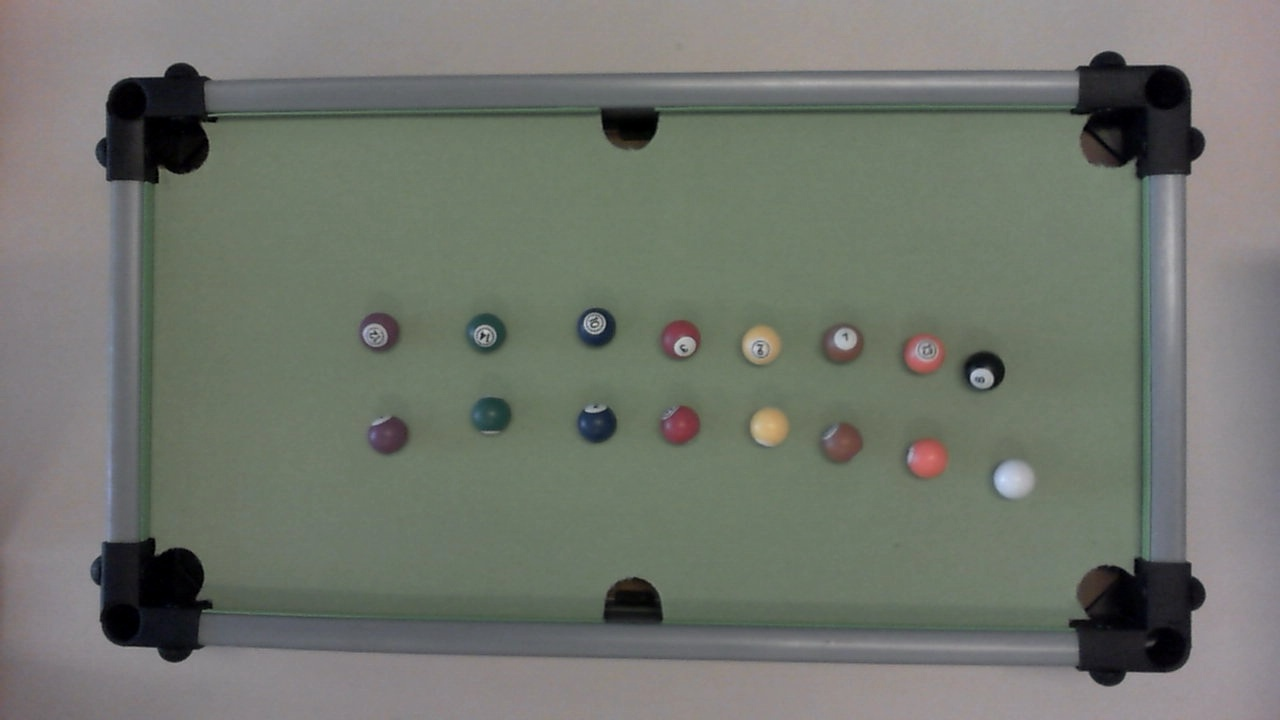
#> input picture captured_frame_0.jpg, 1280 x 720 px
$ python -i detect_board.py   (imports and definitions only)
#> lines starting #> are read from the running program, lines starting #| are printed output that depends on the picture; after the words box and inside, x2 and y2 are one past the last pixel; in counts of white or black regions, pixels touching at a corner belong together
#> further down, picture is the input picture: shape (720, 1280, 3); mean B, G, R 109.4, 117.7, 113.5
import cv2
import numpy as np
import matplotlib.pyplot as plt
from detect_balls import detect_pool_balls


def detect_board(frame, debug=False):
    """
    Detect the board contour from a frame using LAB color space and adaptive thresholding.
    Returns:
        Largest contour and a binary mask of the board.
    """
#> called with debug = False
    # Convert the image to LAB color space and normalize the A channel
    lab_image = cv2.cvtColor(frame, cv2.COLOR_BGR2LAB)
#> lab_image: shape (720, 1280, 3); mean of channels 0, 1, 2 124.3, 124.8, 132.1
    L, A, B = cv2.split(lab_image)
    A_normalized = cv2.normalize(A, None, 0, 255, cv2.NORM_MINMAX)
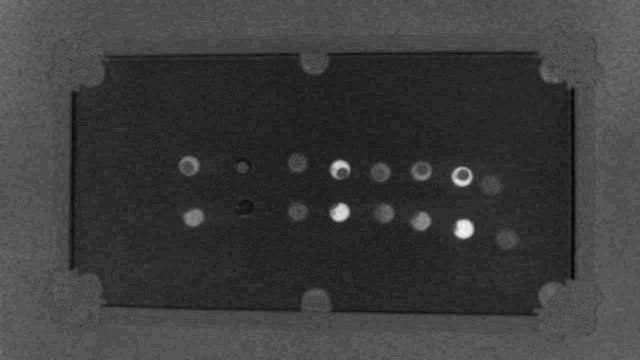
#> A_normalized: shape (720, 1280) (shown at 1/2 size); min 0, max 255, mean 60.7

    if debug:
        cv2.imshow("Normalized A Channel", A_normalized)
        cv2.waitKey(0)

    # Compute histogram and determine adaptive threshold
    threshold = 70
    hist, bins = np.histogram(A_normalized.flatten(), bins=256, range=(0, 255))
#> hist = 256 values, max 162044 at index 40, min 0 at index 1, mean 3600; bins = 257 values from 0 to 255
    max_x = np.argmax(hist[:threshold])
#> max_x = 40
    threshold_x = 25
    binary_mask = np.where((A_normalized >= (max_x - threshold_x)) &
                           (A_normalized <= (max_x + threshold_x)),
                           255, 0).astype(np.uint8)
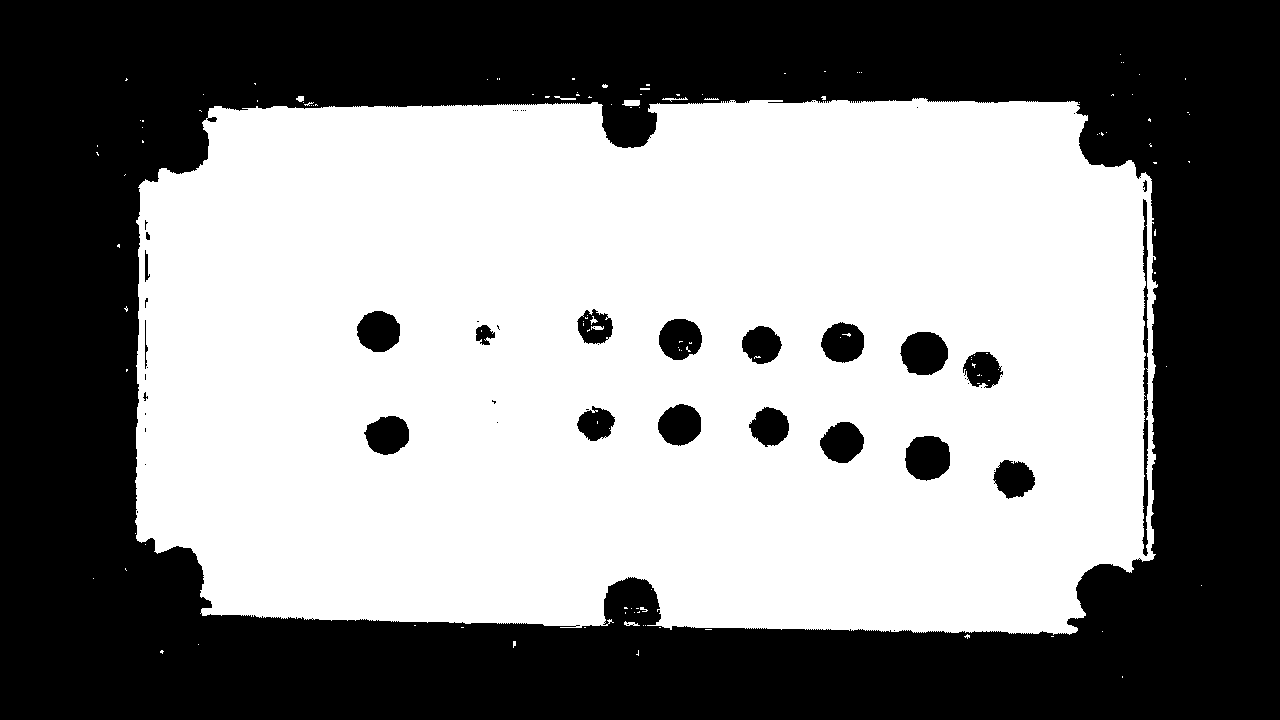
#> binary_mask: shape (720, 1280); 53% white; 54 black regions (32 under 20 px)

    if debug:
        plt.plot(hist)
        plt.show()
        cv2.imshow("Binary Mask", binary_mask)
        cv2.waitKey(0)

    # Find contours and extract the largest one (assumed to be the table)
    contours, _ = cv2.findContours(binary_mask, cv2.RETR_EXTERNAL, cv2.CHAIN_APPROX_SIMPLE)
#> contours = 100 contours, 96 with area under 20; largest, box (x1, y1, x2, y2) and area: (135, 98, 1158, 635) 505134, (622, 100, 640, 106) 74, (624, 621, 640, 626) 30, (296, 96, 304, 102) 26

    if not contours:
        if debug:
            print("No contours found.")
        return None, None

    largest_contour = max(contours, key=cv2.contourArea)
#> largest_contour = contour of 1716 points, box (x1, y1, x2, y2) (135, 98, 1158, 635), area 505134

    # Create a black image to draw the detected board
    black_image = np.zeros_like(frame)
    cv2.drawContours(black_image, [largest_contour], -1, (0, 255, 0), 2)
    if debug:
        plt.show()
        cv2.imshow("Binary Mask with contours", black_image)
        cv2.waitKey(0)

    def rgb_to_cmyk(image):
        """
        Convert an RGB image to CMYK format
        :param image: Input image in RGB
        :return: CMYK image
        """
        # Normalize the image to [0, 1]
        image = image / 255.0

        # Get RGB channels
        R, G, B = image[:,:,0], image[:,:,1], image[:,:,2]

        # Compute CMY channels
        C = 1 - R
        M = 1 - G
        Y = 1 - B

        # Compute the K channel
        K = np.minimum(C, np.minimum(M, Y))

        # Avoid division by zero for the non-K channels
        C = (C - K) / (1 - K + 1e-5)
        M = (M - K) / (1 - K + 1e-5)
        Y = (Y - K) / (1 - K + 1e-5)

        # Stack the CMYK channels
        cmyk = np.dstack((C, M, Y, K))

        return cmyk


    # Convert RGB to CMYK
    img_cmyk = rgb_to_cmyk(frame)
    c, m, y, k = cv2.split(img_cmyk)
    new = np.where(k < 0.7, 1, 0)
#> new: shape (720, 1280) int64; values 0 (black) and 1 (white), 93.8% white; 77 black regions (59 under 20 px), largest, box (x1, y1, x2, y2) and area: (1068, 556, 1205, 686) 12586, (1044, 52, 1205, 181) 12049, (92, 536, 244, 662) 10757
    G = black_image[:,:,1]
#> G: shape (720, 1280); 1.3% white; 1 white region, box (x1, y1, x2, y2) and area: (134, 97, 1159, 636) 11752
    no_holes = G*new
#> no_holes: shape (720, 1280) int64; 1.1% white; 39 white regions (24 under 20 px), largest, box (x1, y1, x2, y2) and area: (648, 97, 1078, 107) 1584, (647, 624, 1076, 636) 1527, (208, 101, 604, 113) 1412


    #make no holes as cv2 image
    no_holes = np.where(no_holes > 0, 255, 0).astype(np.uint8)
    # [6 lines of commented-out code are left out]
    lines = cv2.HoughLines(no_holes, 1, np.pi / 180, 200)
#> lines = [[614, 1.59], [114, 1.55], [103, 1.57], [1152, 0], [144, 0.0175], [605, 1.61], [138, 0], [-1146, 3.12], [628, 1.57], [1159, 0.0175], [600, 1.61], [85, 1.59]]
    if lines is not None:
        for line in lines:
            rho, theta = line[0]
            a = np.cos(theta)
            b = np.sin(theta)
            x0 = a * rho
            y0 = b * rho
            x1 = int(x0 + 1000 * (-b))
            y1 = int(y0 + 1000 * (a))
            x2 = int(x0 - 1000 * (-b))
            y2 = int(y0 - 1000 * (a))
            cv2.line(black_image, (x1, y1), (x2, y2), (0, 0, 255), 2)
#> this loop made 12 passes
#> (rho, theta, a, b, x0, y0, x1, y1) on passes 1 to 8: (614, 1.59, -0.0175, 1, -10.72, 613.9, -1010, 596), (114, 1.55, 0.0175, 1, 1.99, 114, -997, 131), (103, 1.57, -4.37e-08, 1, -4.5e-06, 103, -1000, 102), (1152, 0, 1, 0, 1152, 0, 1152, 1000), (144, 0.0175, 1, 0.0175, 144, 2.51, 126, 1002), (605, 1.61, -0.0349, 0.999, -21.11, 604.6, -1020, 569), (138, 0, 1, 0, 138, 0, 138, 1000), (-1146, 3.12, -1, 0.0175, 1145.8, -20, 1128, -1019)

    no_holes = np.where(black_image > 0, 255, 0).astype(np.uint8)


    # split no holes to red and green colors
    red = no_holes[:,:,2]
#> red: shape (720, 1280); 3% white; 2 white regions, box (x1, y1, x2, y2) and area: (0, 0, 1003, 720) 21960, (1144, 0, 1161, 720) 5517
    green = no_holes[:,:,1]
#> green: shape (720, 1280); 0.5% white; 69 white regions (48 under 20 px), largest, box (x1, y1, x2, y2) and area: (990, 557, 1148, 636) 904, (999, 100, 1147, 181) 807, (597, 105, 704, 150) 504

    # [7 lines of commented-out code are left out]
    vertical_lines = []
    horizontal_lines = []
    for line in lines:
        rho, theta = line[0]
        # Nearly vertical: theta near 0 or pi
        if theta < np.pi / 4 or theta > 3 * np.pi / 4:
            vertical_lines.append((rho, theta))
        else:
            horizontal_lines.append((rho, theta))
#> this loop made 12 passes
#> after the loop, horizontal_lines = [(614, 1.59), (114, 1.55), (103, 1.57), (605, 1.61), (628, 1.57), (600, 1.61), (85, 1.59)]; vertical_lines = [(1152, 0), (144, 0.0175), (138, 0), (-1146, 3.12), (1159, 0.0175)]

    # For vertical lines, compute x-intercepts (for y = 0) and split into left/right using the median
    vertical_lines_with_x = [(rho, theta, rho/np.cos(theta)) for (rho, theta) in vertical_lines if np.cos(theta) != 0]
#> vertical_lines_with_x = [(1152, 0, 1152), (144, 0.0175, 144), (138, 0, 138), (-1146, 3.12, 1146.2), (1159, 0.0175, 1159.2)]
    if vertical_lines_with_x:
        x_intercepts = [x for (_, _, x) in vertical_lines_with_x]
#> x_intercepts = [1152, 144, 138, 1146.2, 1159.2]
        median_x = np.median(x_intercepts)
#> median_x = 1146.2
        left_lines = [(rho, theta) for (rho, theta, x) in vertical_lines_with_x if x < median_x]
#> left_lines = [(144, 0.0175), (138, 0)]
        right_lines = [(rho, theta) for (rho, theta, x) in vertical_lines_with_x if x >= median_x]
#> right_lines = [(1152, 0), (-1146, 3.12), (1159, 0.0175)]
    else:
        left_lines, right_lines = [], []

    # For horizontal lines, compute y-intercepts (for x = 0) and split into top/bottom using the median
    horizontal_lines_with_y = [(rho, theta, rho/np.sin(theta)) for (rho, theta) in horizontal_lines if np.sin(theta) != 0]
#> horizontal_lines_with_y = [(614, 1.59, 614.1), (114, 1.55, 114), (103, 1.57, 103), (605, 1.61, 605.4), (628, 1.57, 628), (600, 1.61, 600.4), (85, 1.59, 85.01)]
    if horizontal_lines_with_y:
        y_intercepts = [y for (_, _, y) in horizontal_lines_with_y]
#> y_intercepts = [614.1, 114, 103, 605.4, 628, 600.4, 85.01]
        median_y = np.median(y_intercepts)
#> median_y = 600.4
        top_lines = [(rho, theta) for (rho, theta, y) in horizontal_lines_with_y if y < median_y]
#> top_lines = [(114, 1.55), (103, 1.57), (85, 1.59)]
        bottom_lines = [(rho, theta) for (rho, theta, y) in horizontal_lines_with_y if y >= median_y]
#> bottom_lines = [(614, 1.59), (605, 1.61), (628, 1.57), (600, 1.61)]
    else:
        top_lines, bottom_lines = [], []

    # make mask for the table perimeter
    binary_mask_perimeter = np.zeros_like(frame)
    # draw only 4 lines
    for line in left_lines[:1] + right_lines[:1] + top_lines[:1] + bottom_lines[:1]:
        rho, theta = line
        a = np.cos(theta)
        b = np.sin(theta)
        x0 = a * rho
        y0 = b * rho
        x1 = int(x0 + 1000 * (-b))
        y1 = int(y0 + 1000 * (a))
        x2 = int(x0 - 1000 * (-b))
        y2 = int(y0 - 1000 * (a))
        cv2.line(binary_mask_perimeter, (x1, y1), (x2, y2), (255, 255, 255), 2)
#> this loop made 4 passes
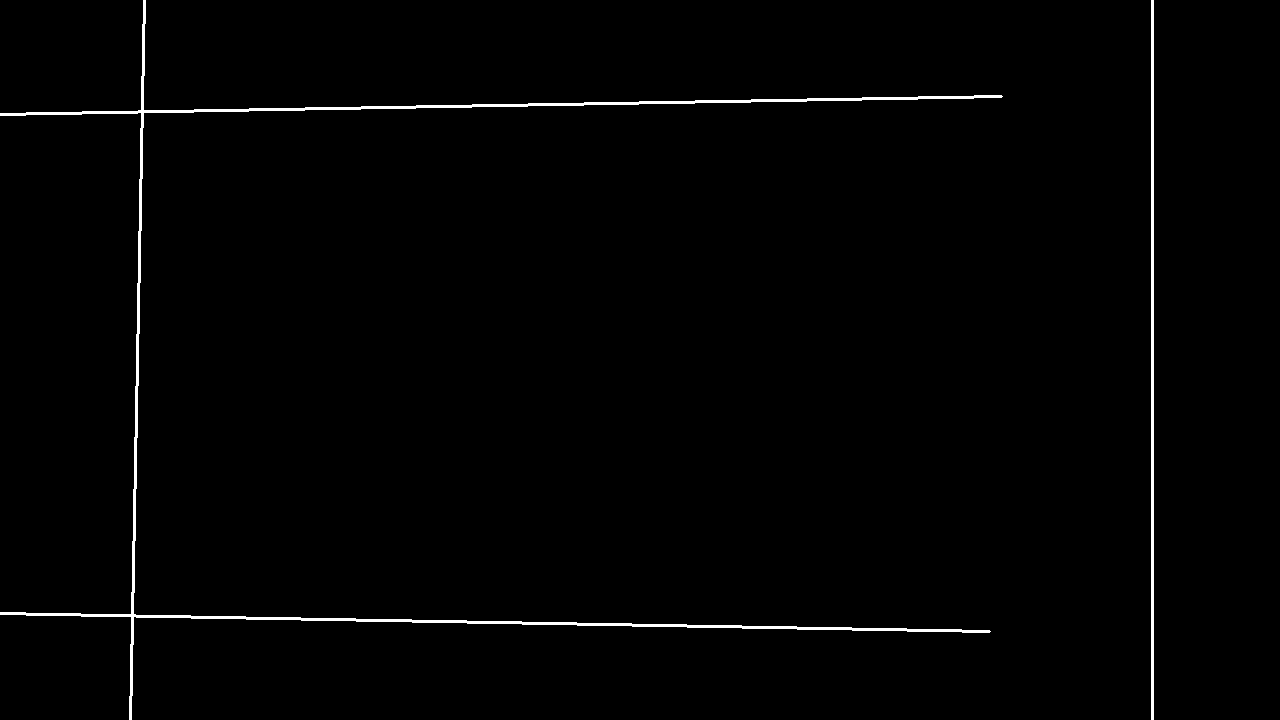
#> binary_mask_perimeter: shape (720, 1280, 3); 1.1% white; 2 white regions

    #cv2.imshow("binary_mask_perimeter", binary_mask_perimeter)
    #cv2.waitKey(0)
    #cv2.destroyAllWindows()

    # take green , and find 4 corners of the table
    green = np.where(green > 0, 255, 0).astype(np.uint8)
    contours, _ = cv2.findContours(green, cv2.RETR_EXTERNAL, cv2.CHAIN_APPROX_SIMPLE)
#> contours = 69 contours, 60 with area under 20; largest, box (x1, y1, x2, y2) and area: (990, 557, 1148, 636) 664, (999, 100, 1147, 181) 587, (142, 112, 211, 185) 354, (140, 536, 214, 606) 350, (602, 575, 663, 622) 330
    if not contours:
        raise ValueError("No contours found in green segmentation.")
    # take 4 largest contours, and make hole mask
    largest_contours = sorted(contours, key=cv2.contourArea, reverse=True)[:6]
#> largest_contours = 6 contours; box (x1, y1, x2, y2) and area: (990, 557, 1148, 636) 664, (999, 100, 1147, 181) 587, (142, 112, 211, 185) 354, (140, 536, 214, 606) 350, (602, 575, 663, 622) 330, (597, 105, 704, 150) 328
    hole_mask = np.zeros_like(frame)
    cv2.drawContours(hole_mask, largest_contours, -1, (255, 255, 255), cv2.FILLED)
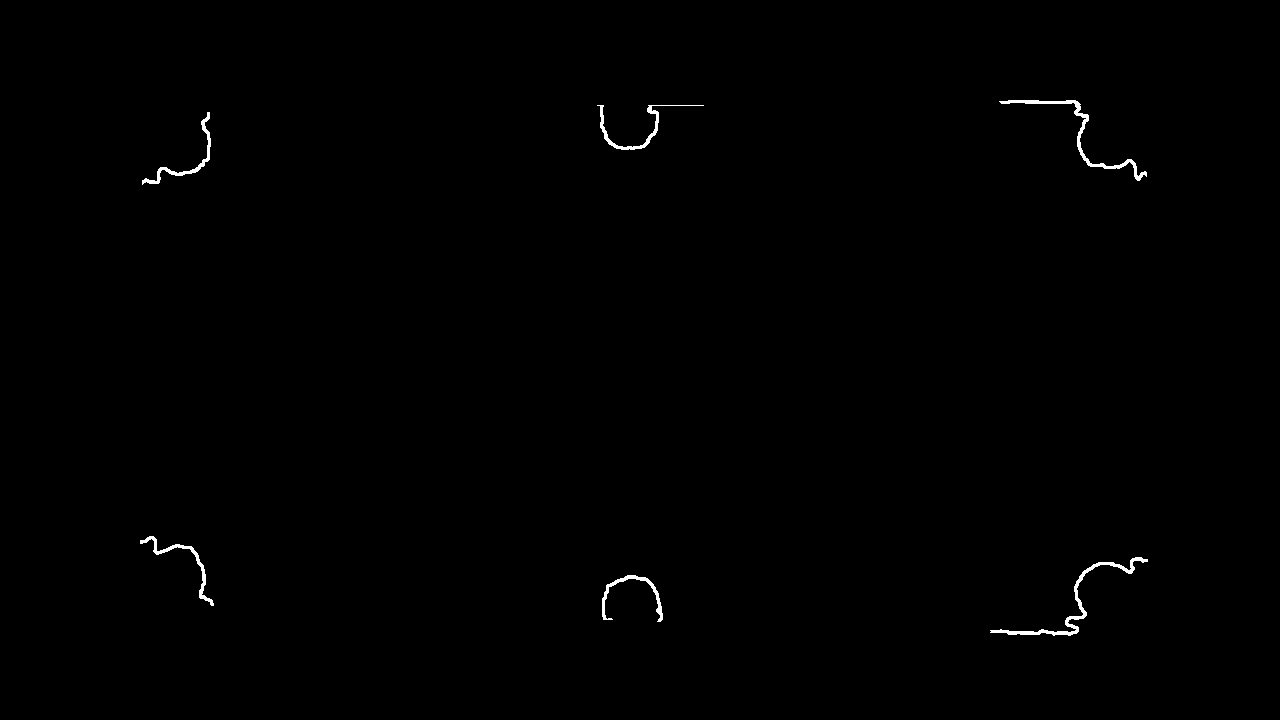
#> hole_mask: shape (720, 1280, 3); 0.39% white; 6 white regions, box (x1, y1, x2, y2) and area: (990, 557, 1148, 636) 904, (999, 100, 1147, 181) 807, (597, 105, 704, 150) 504, (142, 112, 211, 185) 484, (140, 536, 214, 606) 478, (602, 575, 663, 622) 454
    #cv2.imshow("hole_mask", hole_mask)
    #cv2.waitKey(0)
    #cv2.destroyAllWindows()


    return largest_contour, black_image, binary_mask, binary_mask_perimeter, hole_mask

import cv2
import numpy as np

# [103 lines left out: functions detect_table_by_grey, subtract_shapes_mask, not called in this run]

>>> import cv2
>>> picture = cv2.imread('captured_frame_0.jpg')
>>> result = detect_board(picture)
#> result = 5 items
